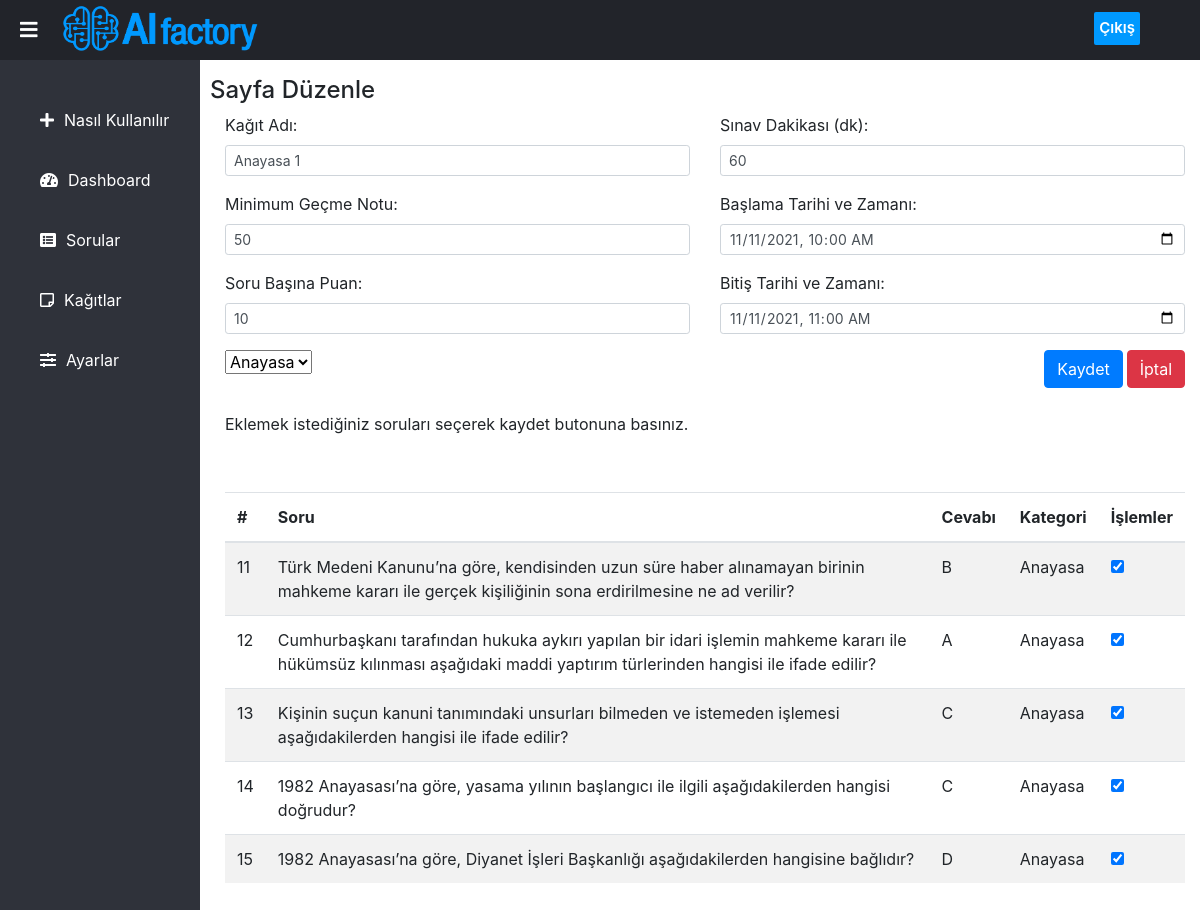
/components/edit_paper.php?paperid=2 (signed in), run on an earlier commit of the app's database.
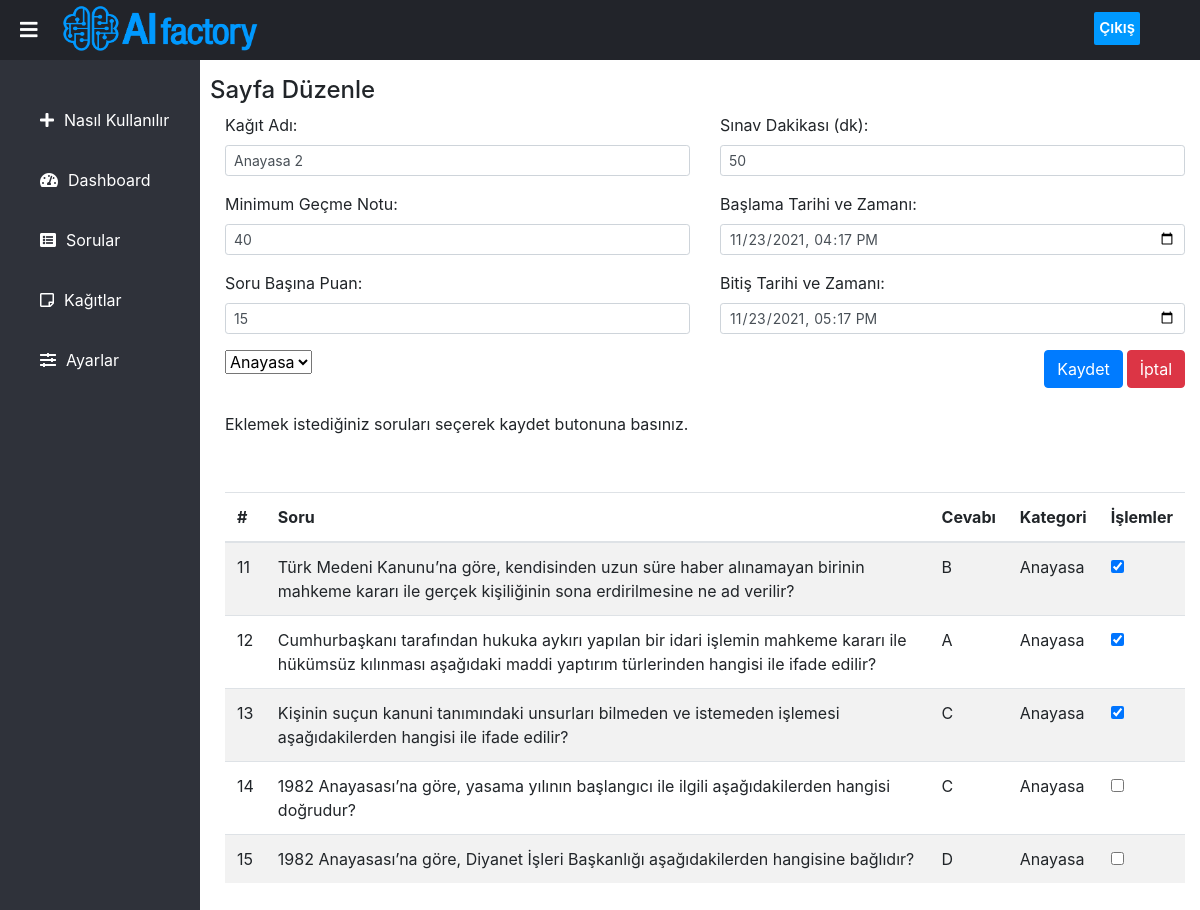
And on a later commit of the database.
### tables this page shows
CREATE TABLE `papers` (
  `paper_id` int(11) NOT NULL,
  `paper_name` varchar(55) NOT NULL,
  `min_pass_score` int(3) NOT NULL,
  `mark_per_question` int(3) NOT NULL,
  `paper_duration` int(11) NOT NULL,
  `start_date` datetime NOT NULL,
  `end_date` datetime NOT NULL,
  `category` varchar(20) NOT NULL,
  `questions` varchar(1000) NOT NULL
);

CREATE TABLE `questions` (
  `question_id` int(11) NOT NULL,
  `question` varchar(10000) NOT NULL,
  `answer1` varchar(255) NOT NULL,
  `answer2` varchar(255) NOT NULL,
  `answer3` varchar(255) NOT NULL,
  `answer4` varchar(255) NOT NULL,
  `answer5` varchar(255) NOT NULL,
  `correct_answer` int(11) NOT NULL,
  `category` varchar(50) DEFAULT NULL
);

### components/edit_paper.php (the view, shortened to what the changed rows need)
<?php
   include_once "../connect.php";
   include_once "./sidebar.php";
   $id = $_GET['paperid'];
?>
<div class="content pt-3">
   <section>
      <div class="container">
      <form method="post" id="paper" action="<?php echo htmlspecialchars($_SERVER["PHP_SELF"]); ?>">
         <?php
               $result = mysqli_query($link, "SELECT * FROM papers WHERE paper_id=$id");
               while ($row = mysqli_fetch_assoc($result)) {
                    $paper_name = $row["paper_name"];
                    $min_pass_score = $row["min_pass_score"];
                    $mark_per_question = $row["mark_per_question"];
                    $paper_duration = $row["paper_duration"];
                    $start_date2  = date("Y-m-d\TH:i",strtotime($row["start_date"]));
                    $end_date2 = date("Y-m-d\TH:i",strtotime($row["end_date"]));
                    $questions = $row["questions"];
                    $paper_cat = $row["category"];
               }
                    $questions_chk = explode(",", $questions);
         ?>
         <div class="row">
            <div class="col">
                  <div class="form-group">
                     <label for="paper_name">Kağıt Adı:</label>
                     <input type="text" class="form-control form-control-sm" name="paper_name" value="<?php echo $paper_name; ?>">
                  </div>
                  <div class="form-group">
                     <label for="min_pass_score">Minimum Geçme Notu:</label>
                     <input type="text" class="form-control form-control-sm" name="min_pass_score" value="<?php echo $min_pass_score; ?>">
                  </div>
                  <div class="form-group">
                     <label for="mark_per_question">Soru Başına Puan:</label>
                     <input type="text" class="form-control form-control-sm" name="mark_per_question" value="<?php echo $mark_per_question; ?>">
                  </div>
            </div>
            <div class="col">
               <div class="form-group">
                  <label for="paper_duration">Sınav Dakikası (dk):</label>
                  <input type="text" class="form-control form-control-sm" name="paper_duration" value="<?php echo $paper_duration; ?>">
               </div>
               <div class="form-group">
                  <label for="start_date">Başlama Tarihi ve Zamanı:</label>
                  <input type="datetime-local" class="form-control form-control-sm" name="start_date" value="<?php echo $start_date2; ?>">
               </div>
               <div class="form-group">
                  <label for="end_date">Bitiş Tarihi ve Zamanı:</label>
                  <input type="datetime-local" class="form-control form-control-sm" name="end_date" value="<?php echo $end_date2; ?>">
               </div>
            </div>
         </div>
         <div>
            <select name="category" style="float:left"  onchange="showUser(this.value)">
               <option value="<?php echo $paper_cat; ?>" selected><?php echo $paper_cat ?></option>
            </select>
         </div>
              <div class="form-group" style="float:right">
               <br>
            <div id="txtHint" class="mt-3" style="heigth=auto;">
                <table class="table table-striped">
                    <thead>
                        <tr>
                           <th scope="col">#</th>
                           <th scope="col">Soru</th>
                           <th scope="col">Cevabı</th>
                           <th scope="col">Kategori</th>
                           <th scope="col">İşlemler</th>
                        </tr>
                    </thead>
                    <tbody>
                        <?php
                           $records = mysqli_query ($link,"SELECT question_id, question, correct_answer, category FROM questions WHERE category = '$paper_cat'");
                           if($records -> num_rows >0){
                                 while($row = mysqli_fetch_array($records)){
                                    if($row["correct_answer"]==0){
                                        $letter_answer = "A";
                                    }else if($row["correct_answer"]==1){
                                        $letter_answer = "B";
                                    }else if($row["correct_answer"]==2){
                                        $letter_answer = "C";
                                    }else if($row["correct_answer"]==3){
                                        $letter_answer = "D";
                                    } else{$letter_answer = "E";}
                                    $temp= $row['question_id'];
                        ?>
                        <tr>
                            <td><?php echo $row['question_id']; ?></td>
                            <td><?php echo $row['question']; ?></td>
                            <td><?php echo $letter_answer; ?></td>
                            <td><?php echo $row['category']; ?></td>
                            <td>
                              <input type="checkbox"
                                    value="<?php echo $row['question_id']; ?>"
                                    name="questionIds[]"
                                    <?php echo (in_array($temp,$questions_chk,TRUE)) ? 'checked="checked"' : ''; ?>
                                />
                            </td>
                        <?php
                                }
                        }else{echo "Hiç soru bulunamadı."; }
                        ?>
                    </tbody>
                </table>
            </div>
         </div>
      </form>
      </div>
   </section>
</div>

What changed in the data, as far as the page shows it:
changed papers "Anayasa": paper_name "Anayasa 1" → "Anayasa 2"; min_pass_score "50" → "40"; mark_per_question "10" → "15"; paper_duration "60" → "50"; start_date "11/11/2021 10:00" → "11/23/2021 16:17"; end_date "11/11/2021 11:00" → "11/23/2021 17:17"; questions "☑" → "☐"
